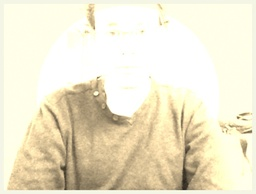
#> input picture code/image_out_from_vintage.jpg, 256 x 194 px, shrunk from 660 x 500 before the run
$ python -i vintage.py   (imports and definitions only)
#> lines starting #> are read from the running program, lines starting #| are printed output that depends on the picture; after the words box and inside, x2 and y2 are one past the last pixel; in counts of white or black regions, pixels touching at a corner belong together
import cv2
import numpy as np
import copy
import random as rng
import sys


def generateCircleMask(img,center,radius):

	h,w,v = img.shape
	sq_rad = radius**2
	toThreshold = cv2.cvtColor(img.astype('uint8',copy=False),cv2.COLOR_BGR2GRAY)
	for i in range (0,h):
		for j in range (0,w):
			if(((i-center[0])**2 + (j-center[1])**2) <= sq_rad):
				toThreshold[i,j] = 0
			else:
				toThreshold[i,j] = 255
	ret, circleMask = cv2.threshold(toThreshold, 10, 255, cv2.THRESH_BINARY)
	return circleMask


def cappedValue(value,least=0,most=255):

	if(value < least):
		value = least
	elif(value > most):
		value = most
	return value


def applyVariationToBGRPixel(pixel,var,withRNG=False,low_rng=0,high_rng=0):

	b,g,r = pixel
	if(withRNG):
		b = cappedValue(b - (var + rng.randint(low_rng,high_rng)))
		g = cappedValue(g - (var + rng.randint(low_rng,high_rng)))
		r = cappedValue(r - (var + rng.randint(low_rng,high_rng)))
	else:
		b = cappedValue(b - var)
		g = cappedValue(g - var)
		r = cappedValue(r - var)
	pixel = [b,g,r]
	return pixel


def maskDifference(mask1,mask2):

	h,w = mask1.shape
	mask_diff = copy.copy(mask1)
	for i in range (0,h):
		for j in range (0,w):
			if(mask1[i,j] == 0 and mask2[i,j] == 255):
				mask_diff[i,j] = 255
			else:
				mask_diff[i,j] = 0
	return mask_diff


def vintage(img):

	# Useful datas
	height, width, value = img.shape

	# Get Canny edges
	grayimg = cv2.cvtColor(img,cv2.COLOR_BGR2GRAY)
	edgyimg = cv2.Canny(grayimg,50,200,apertureSize=3)

	# Dilate edges
	rect = cv2.getStructuringElement(cv2.MORPH_ELLIPSE,(3,3))
	thicc_img = cv2.dilate(edgyimg,rect,iterations=1)

	# Thickening edges
	invertimg = cv2.bitwise_not(thicc_img)
	colorgray = cv2.cvtColor(invertimg,cv2.COLOR_GRAY2BGR)
	ret, mask = cv2.threshold(grayimg, 10, 255, cv2.THRESH_BINARY)
	mask_inv = mask
	roi = grayimg[0:height, 0:width]
	img1_bg = cv2.bitwise_and(roi,roi,mask = mask_inv)
	img2_fg = cv2.bitwise_and(img,img,mask = mask)
	img1_bg = cv2.cvtColor(img1_bg,cv2.COLOR_GRAY2BGR)
	addimg = cv2.add(img1_bg,img2_fg)
	img[0:height, 0:width] = addimg

	# Speckle Noise
	gauss = np.random.randn(height,width,value)
	gauss = gauss.reshape(height,width,value)
	img = img + (img * gauss)/16

	# Sepia filter I
	sepia = np.matrix([[0.272,0.534,0.131],[0.349,0.686,0.168],[0.393,0.769,0.189]])
	img = cv2.transform(img,sepia)

	# Toneing
	center_h = int(height/2)
	center_w = int(width/2)
	mask = generateCircleMask(img,[center_h,center_w],center_h-5)
	outer_mask = generateCircleMask(img,[center_h,center_w],center_h+5)
	outer_mask = maskDifference(outer_mask,mask)
	var = 5
	unb = 1
	low = -2
	high = 2
	for i in range (0,height):
		for j in range (0,width):
			if(mask[i,j] == 255):
				img[i,j] = applyVariationToBGRPixel(img[i,j],var,True,low,high)
			elif(outer_mask[i,j] == 255):
				img[i,j] = applyVariationToBGRPixel(img[i,j],int(var/2),True,low,high)

	# Sepia filter II
	sepia = np.matrix([[0.272,0.534,0.131],[0.349,0.686,0.168],[0.393,0.769,0.189]])
	img = cv2.transform(img,sepia)

	# Gaussian blur
	img = cv2.GaussianBlur(img,(5,5),0)

	# Border
	bs = 10
	img = cv2.copyMakeBorder(img,bs,bs,bs,bs,cv2.BORDER_CONSTANT,value=(230,245,245))

	# Return result
	return img


def options():
	print("Nom ou chemin de l'image à traiter (avec l'extension)")
	name_i = input("-> ")
	print("")
	image = cv2.imread(name_i)
	try:
		dtype_debug = image.dtype
	except AttributeError as ae:
		print("Erreur,",name_i,"ne peut pas être lu (fichier invalide ou absent)\n")
		raise ae

	print("Quel nom donner à l'image en sortie (avec l'extension)?")
	name_o = input("-> ")
	print("")

	return image,name_o


def optionTime(time):
	# See Execution time of vintage function
	print("Voulez-vous connaître le temps d'execution de la fonction vintage? [y/n]")
	know = input("-> ")
	if(know == 'y'):
		print("Temps d'execution du programme:",time,"secondes")


# ---------------------------------------------------------------------------------------------- #
# Main

# Checks
nb_arg = len(sys.argv)
image = "emplacement d'une future image"
name_o = "image_out_from_vintage.jpg"

# [29 lines not run here, left out]

# Start counting time
e1 = cv2.getTickCount()

# Do vintage transformation
# [1 line that did not run here, left out]

# Forced to write it even if I want to simply display it because of the magic of types
# [2 lines not run here, left out]

# Compute elapsed time
e2 = cv2.getTickCount()
time = (e2 - e1)/ cv2.getTickFrequency()

# Launch some other options
answer = 'y'
# [23 lines not run here, left out]

>>> import cv2
>>> picture = cv2.imread('image_out_from_vintage.jpg')
#> picture is the input picture: shape (194, 256, 3); mean B, G, R 206.2, 230.7, 238.1
>>> result = vintage(picture)
#> in vintage (call 2), `grayimg = cv2.cvtColor(img,cv2.COLOR_BGR2GRAY)`:
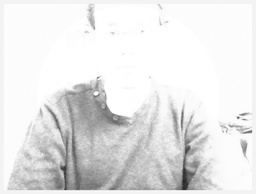
#> grayimg: shape (194, 256); min 38, max 255, mean 230.2
#> in vintage (call 2), `edgyimg = cv2.Canny(grayimg,50,200,apertureSize=3)`:
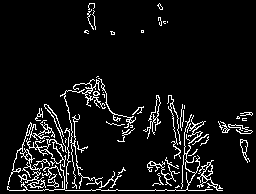
#> edgyimg: shape (194, 256); 7.3% white in thin lines or dots
#> in vintage (call 2), `thicc_img = cv2.dilate(edgyimg,rect,iterations=1)`: thicc_img: shape (194, 256); 18.8% white; 11 white regions, largest, box (x1, y1, x2, y2) and area: (6, 75, 224, 192) 7993, (142, 94, 162, 140) 368, (217, 120, 254, 135) 303
#> in vintage (call 2), `ret, mask = cv2.threshold(grayimg, 10, 255, cv2.THRESH_BINARY)`: mask: shape (194, 256); every value is 255
#> in vintage (call 2), `addimg = cv2.add(img1_bg,img2_fg)`:
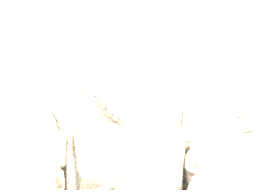
#> addimg: shape (194, 256, 3); mean B, G, R 253.4, 254.2, 254.4
#> after the loop in generateCircleMask, `for i in range (0,h):`: toThreshold: shape (194, 256); 46.5% white; 1 white region, box (x1, y1, x2, y2) and area: (0, 0, 256, 194) 23099
#> call 2 of generateCircleMask, with radius = 102
#> after the loop in generateCircleMask (call 2), `for i in range (0,h):`:
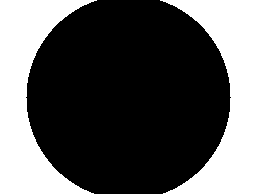
#> toThreshold: shape (194, 256); 35% white; 2 white regions, box (x1, y1, x2, y2) and area: (0, 0, 97, 194) 8797, (160, 0, 256, 194) 8603
#> after the loop in maskDifference, `for i in range (0,h):`:
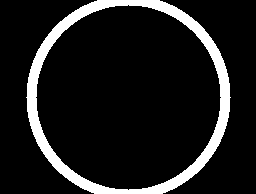
#> mask_diff: shape (194, 256); 11.5% white; 1 white region, box (x1, y1, x2, y2) and area: (26, 0, 231, 194) 5699
#> the loop in vintage (call 2), `for i in range (0,height):` made 194 passes
#> after the loop in vintage (call 2), `for i in range (0,height):`:
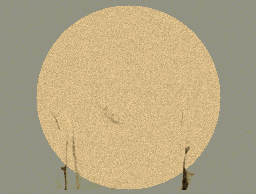
#> img: shape (194, 256, 3) float64; mean B, G, R 235.7, 282, 302.2; drawn with min black and max white
#> in vintage (call 2), `img = cv2.copyMakeBorder(img,bs,bs,bs,bs,cv2.BORDER_CONSTANT,value=(23..`:
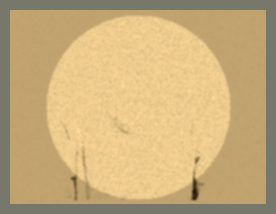
#> img: shape (214, 276, 3) float64; mean B, G, R 250.4, 313.5, 347.3; drawn with min black and max white
